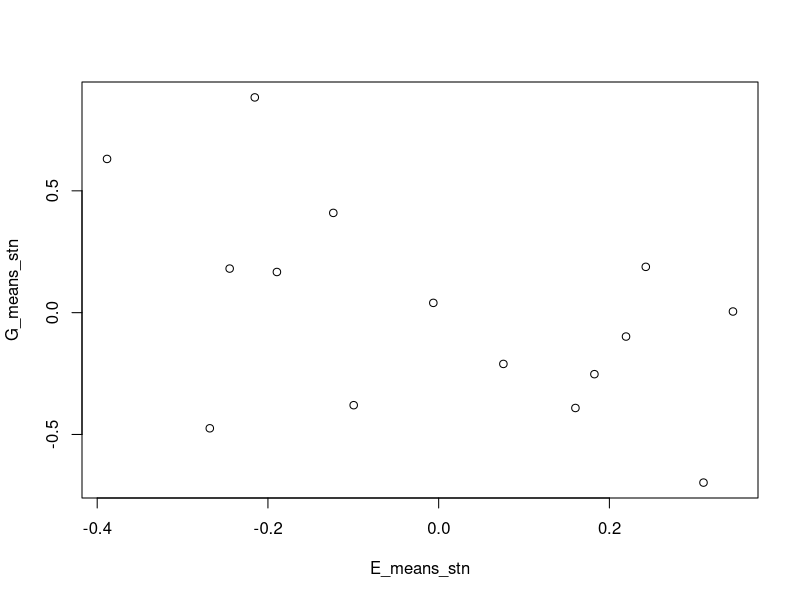
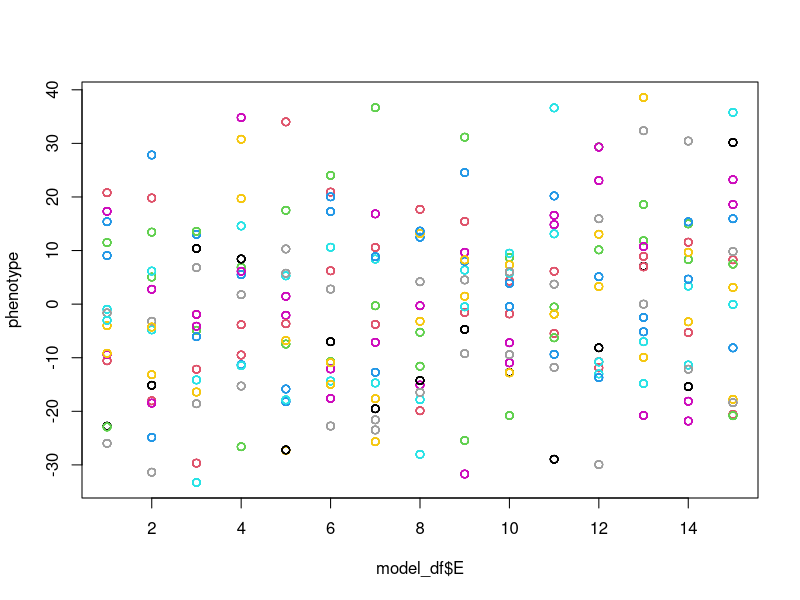

Recreate these plots in R, in order.
## ---- chunk 1
knitr::opts_chunk$set(echo = TRUE)
## ---- chunk 2
G <- -5:5
E <- -5:5
cov(G, E)

# If G and E are independent, then scaling each one independently essentially gives a correlation:
cov(scale(G), scale(E))
cor(G, E)

G <- -5:5 + rnorm(11,0,3)
E <- -5:5
cov(G, E)

# If G and E are independent, then scaling each one independently essentially gives a correlation:
cov(scale(G), scale(E))
cor(G, E)

# However, in our case, the G and E are not independent, because they are 
# both estimated from phenotype data. And because we scale the phenotype
# data before we calculate the G means and E means, with more than 2
# gentotypes this scaling has weird effects on the covariance.

# So this suggests that correlation is a better measure. However,
# we know that correlation doesn't work with only 2 genotypes 
# the correlation between two unequal points will either be -1 or 1

## ---- chunk 3

beta1 = 1 # the amount the phenotype changes across 1 value of the environment (i.e., the slope). This is essentially the amount/degree of phenotypic plasticity that is the same across genotypes.

n_genotypes = 15 # the number of genotypes collected from different locations

beta2 = -1 # the amount the phenotype changes from one genotype to the next. This is essitially the increase intercept from one genotype to the next.

# Check #1
(E_real <- 1:n_genotypes)
(G_real <- (0:(n_genotypes-1))*beta2)
(cov_GE = cov(E_real, G_real))  # true cov for raw data
(cor_GE = cor(E_real, G_real))

# old approximation
(cov_GE_approx = beta1 * beta2) 
  # will be correlated with the magnitude of cov(G,E)

# SANITY CHECK
# IF WE DO A RECIPROCAL TRANSPLANT WITH 10 Locations and 
# 15 samples per location, we should get:
# 10 genotypes x 10 locations = 100 treatments x 15 samples = 1500 measurements

# The old code had a bug, in that it was only generating the correct data
# for the 2 population case, and not for cases with more than 2 populations

# Generate data
n = 15 # sample size
n_environments = n_genotypes # the number of common garden environments that the genotypes are grown in. Basically, genotype[i] orginates from environment[i]. This matching between genotypes and environment is important for the the cov(G,E) calculation. Here, we only consider the case of the complete reciprocal transplant experiment.

## Create levels of genotypes and environments ####
G = rep(1:n_genotypes, each=n*n_genotypes) # '0' n times, '1' n times
E = rep(1:n_environments,times=n*n_genotypes) # '0'x50, '1'x50, '0'x50, '1'x50
set.seed(97)
e = rnorm(n*n_genotypes, 0, sd=0.01) # Random noise, with standard deviation of 1
#e = 0 # EVALUATION

## Create interaction effect for each level of both factors ####
# In this case we assume the GxE interactions are a 
# normally distributed random variable with a mean of 0
# As the sd increases, so does the GxE among treatments
int <- rnorm(n_genotypes * n_environments, 0, sd=n_genotypes)
#int <- 0 # EVALUATION
 
 # this sd determines the amount of GxE
int_df <- data.frame(expand.grid(G=1:n_genotypes, E=1:n_environments), 
                     int)

### Create the model dataframe ####
model_df <- data.frame(G, E, e)

model_df <- merge(model_df, int_df)
model_df <- model_df[order(model_df$G, model_df$E),]
dim(model_df)
head(model_df, 30)

# Generate phenotype data using the regression equation ####
phenotype = beta1*model_df$E + beta2*model_df$G  + model_df$e + model_df$int
model_df$phenotype = phenotype
head(model_df)

(E_means <- tapply(phenotype, model_df$E, mean))
(G_means <- tapply(phenotype, model_df$G, mean))
cov(E_means, G_means)
cor(E_means, G_means)
  # this should match the "true cov for raw data" I put above

# but the issue is we standardize the phenotype. So what happens when we do that?
phenotype_stn = (phenotype-mean(phenotype))/sd(phenotype)
(E_means_stn <- tapply(phenotype_stn, model_df$E, mean))
(G_means_stn <- tapply(phenotype_stn, model_df$G, mean))
plot(E_means_stn, G_means_stn)
cov(E_means_stn, G_means_stn)
cor(E_means_stn, G_means_stn)
  
plot(phenotype~model_df$E, col=model_df$G+1)

## ---- chunk 4
head(model_df)
model_df$phenotype_stn  <- phenotype_stn 
model_df$env_stn <- (model_df$E-mean(model_df$E))/(sd(model_df$E))
model_df$G_fact <- as.factor(model_df$G)
model_df$E_fact <- as.factor(model_df$E)
str(model_df)

# Explore anova with G and E as continuous
model <- aov(phenotype_stn ~ G*E, model_df)
summary(model)
 w2_GxE = (summary(model)[[1]][3,2] - #(SS_effect -
             (summary(model)[[1]][3,1]*summary(model)[[1]][4,3])) / #(Df_effect * MS_error))/
             (sum(summary(model)[[1]][,2]) + # (SS_total+
             (summary(model)[[1]][4,3])) # MS_error)
 
  (GxE_emm <- abs(mean(model_df$phenotype_stn) - # Overall mean
                    mean(model_df$phenotype_stn[model_df$G=="1"])- # G
      mean(model_df$phenotype_stn[model_df$E=="1"])+ # E
      mean(model_df$phenotype_stn[model_df$E=="1" & model_df$G=="1"])) # GxE
  )
 #################################
 # same as last case but with lm()
 model2 <- aov(lm(phenotype_stn ~ G*E, model_df))
 summary(model2)
 ( w2_GxE_2 = (summary(model2)[[1]][3,2] - #(SS_effect -
             (summary(model2)[[1]][3,1]*summary(model)[[1]][4,3])) / #(Df_effect * MS_error))/
             (sum(summary(model2)[[1]][,2]) + # (SS_total+
             (summary(model2)[[1]][4,3])) # MS_error))
 )
 
  #################################
 # same as last case but with standardized E
 model3 <- aov(lm(phenotype_stn ~ G*env_stn, model_df))
 summary(model3)
 ( w2_GxE_3 = (summary(model3)[[1]][3,2] - #(SS_effect -
             (summary(model3)[[1]][3,1]*summary(model)[[1]][4,3])) / #(Df_effect * MS_error))/
             (sum(summary(model3)[[1]][,2]) + # (SS_total+
             (summary(model3)[[1]][4,3])) # MS_error))
 )
 
   #################################
 # same as last case but with factors
 model4 <- aov(lm(phenotype_stn ~ G_fact*E_fact, model_df))
 summary(model4)
 ( w2_GxE_4 = (summary(model4)[[1]][3,2] - #(SS_effect -
             (summary(model4)[[1]][3,1]*summary(model)[[1]][4,3])) / #(Df_effect * MS_error))/
             (sum(summary(model4)[[1]][,2]) + # (SS_total+
             (summary(model4)[[1]][4,3])) # MS_error))
 )
 
  # same as last case but with G as factor and E as a covariate
 model5 <- aov(lm(phenotype_stn ~ G_fact*E, model_df))
 summary(model5)
 ( w2_GxE_5 = (summary(model5)[[1]][3,2] - #(SS_effect -
             (summary(model5)[[1]][3,1]*summary(model)[[1]][4,3])) / #(Df_effect * MS_error))/
             (sum(summary(model5)[[1]][,2]) + # (SS_total+
             (summary(model5)[[1]][4,3])) # MS_error))
 )
 
   # same as last case but with G as factor and E as a STANDARDIZED covariate
 model4 <- aov(lm(phenotype_stn ~ G_fact*env_stn, model_df))
 ( w2_GxE_4 = (summary(model4)[[1]][3,2] - #(SS_effect -
             (summary(model4)[[1]][3,1]*summary(model)[[1]][4,3])) / #(Df_effect * MS_error))/
             (sum(summary(model4)[[1]][,2]) + # (SS_total+
             (summary(model4)[[1]][4,3])) # MS_error))
 )

